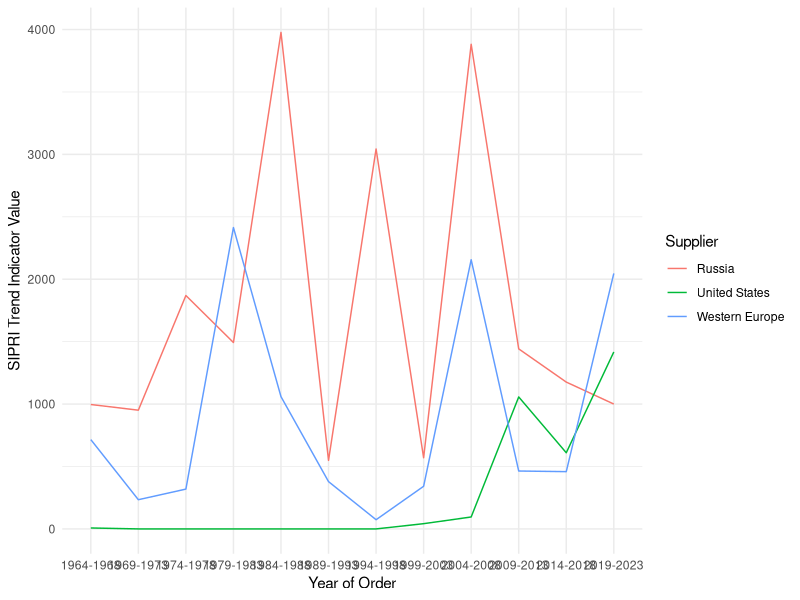
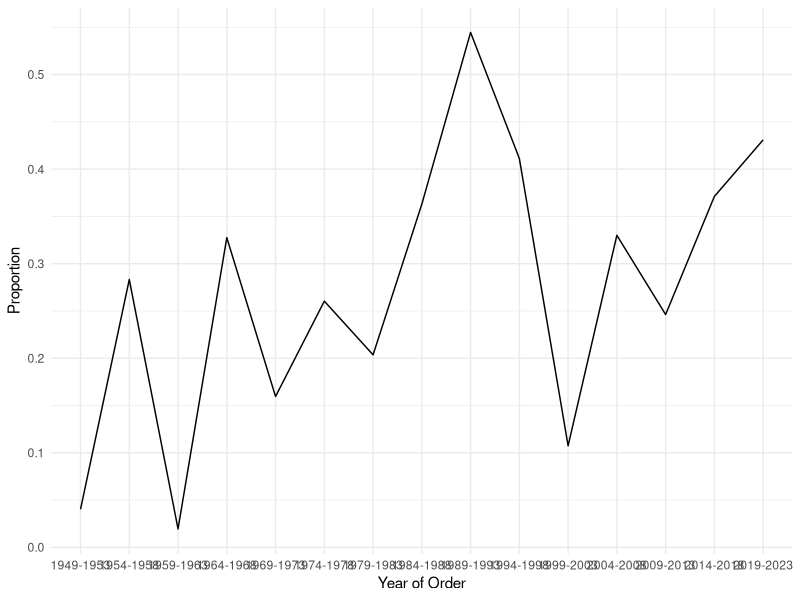
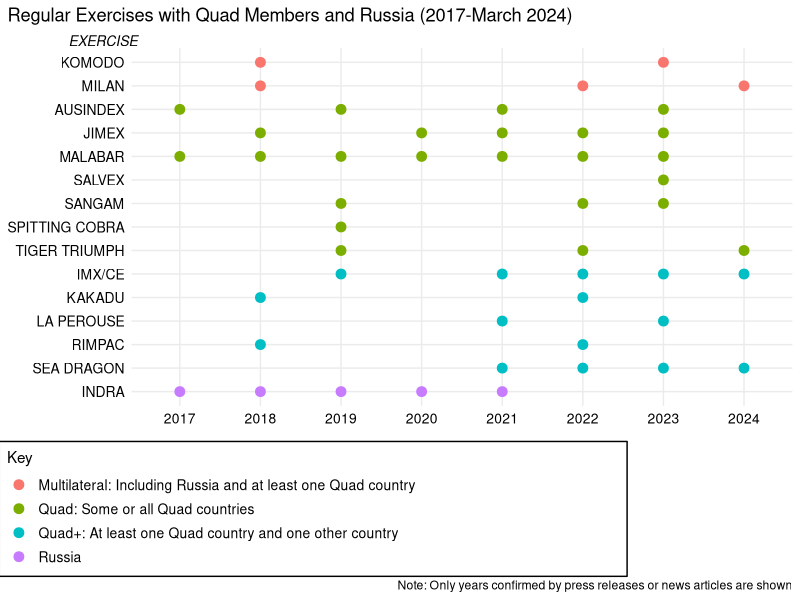

These figures' R source, in order:
## ---- chunk 1
library(readxl)
library(tidyverse)
## ---- chunk 2
# load arms import data
arms <- read_csv("Data/ArmsImports.csv", locale = locale(encoding = "Latin1"), skip = 11)
arms <- filter(arms, !is.na(Category))
naval_arms <- subset(arms, Category %in% c("A", "B"))
## ---- chunk 3
naval_arms %>%
  filter(`Year of order` > 1963) %>%
  mutate(Period = floor((`Year of order` + 1) / 5),
         Supplier = case_when(str_detect(Supplier, "Denmark|France|Germany|Italy|Netherlands|Spain|Sweden|United Kingdom") ~ "Western Europe",
                              Supplier == "Soviet Union" ~ "Russia",
                              TRUE ~ Supplier)) %>%
  group_by(Period, Supplier) %>%
  summarize(TIV = sum(`SIPRI TIV for total order`)) %>%
  filter(Supplier %in% c("Russia", "United States", "Western Europe")) %>%
  pivot_wider(names_from = Supplier, values_from = TIV, values_fill = 0) %>%
  pivot_longer(-Period, names_to = "Supplier", values_to = "TIV") %>%
  mutate(Period = factor(str_c(Period * 5 - 1, Period * 5 + 3, sep = "-"))) %>%
  ggplot(aes(x = Period, y = TIV, color = Supplier, group = Supplier)) +
  geom_line() +
  xlab("Year of Order") +
  ylab("SIPRI Trend Indicator Value") +
  theme_minimal()
## ---- chunk 4
arms %>%
  filter(`Year of order` > 1948) %>%
  mutate(Period = floor((`Year of order` + 1) / 5)) %>%
  group_by(Period, Category) %>%
  summarize(TIV = sum(`SIPRI TIV for total order`)) %>%
  pivot_wider(id_cols = Period, names_from = Category, values_from = TIV, values_fill = 0) %>%
  mutate(Naval = A + B,
         Total = A + B + C + D + E,
         Proportion = Naval / Total) %>%
  mutate(Period = factor(str_c(Period * 5 - 1, Period * 5 + 3, sep = "-"))) %>%
  ggplot(aes(x = Period, y = Proportion, group = 1)) +
  geom_line() +
  xlab("Year of Order") +
  theme_minimal()
## ---- chunk 5
# load exercises data
exercises <- read_xlsx("Data/Exercises.xlsx", sheet = "Sheet2")
exercises <- exercises[1:81, 1:13]
## ---- chunk 6
exercises %>%
  filter(Type == "Regular") %>%
  mutate(Name = case_when(Name == "CUTLASS EXPRESS" ~ "IMX/CE",
                          str_detect(Name, "INDRA") ~ "INDRA",
                          TRUE ~ Name),
         Alignment = case_when(str_detect(Name, "INDRA|VOSTOK") ~ "Russia",
                               str_detect(Name, "KOMODO|MILAN") ~ "Multilateral",
                               str_detect(Name, "IMX/CE|LA PEROUSE|KAKADU|RIMPAC|SEA DRAGON") ~ "Quad+",
                               TRUE ~ "Quad")) %>%
  count(Year, Name, Alignment) %>%
  mutate(across(everything(), factor)) %>%
  ggplot(aes(x = Year, y = fct_reorder(fct_rev(Name), as.integer(Alignment), .desc = TRUE), color = Alignment)) +
  geom_point(size = 3) +
  ggtitle("Regular Exercises with Quad Members and Russia (2017-March 2024)") +
  labs(subtitle = "EXERCISE",
       caption = "\n\n\n\n\n\n\n\n\n\n\nNote: Only years confirmed by press releases or news articles are shown") +
  scale_color_discrete(name = "Key", 
                       labels = c(
                         "Multilateral: Including Russia and at least one Quad country                                                   ", 
                         "Quad: Some or all Quad countries", 
                         "Quad+: At least one Quad country and one other country", 
                         "Russia"
                        )) +
  guides(color = guide_legend(ncol = 1)) +
  theme_minimal() %+replace%
  theme(plot.title.position = "plot",
        plot.caption.position = "plot",
        plot.subtitle = element_text(size = 10, hjust = 0.085, face = "italic"),
        axis.title = element_blank(),
        axis.text = element_text(size = 10),
        legend.text = element_text(size = 10),
        legend.position = c(-0.2, -0.1),
        legend.justification = c(0, 1),
        legend.background = element_rect(color = "black", fill = "white"))
